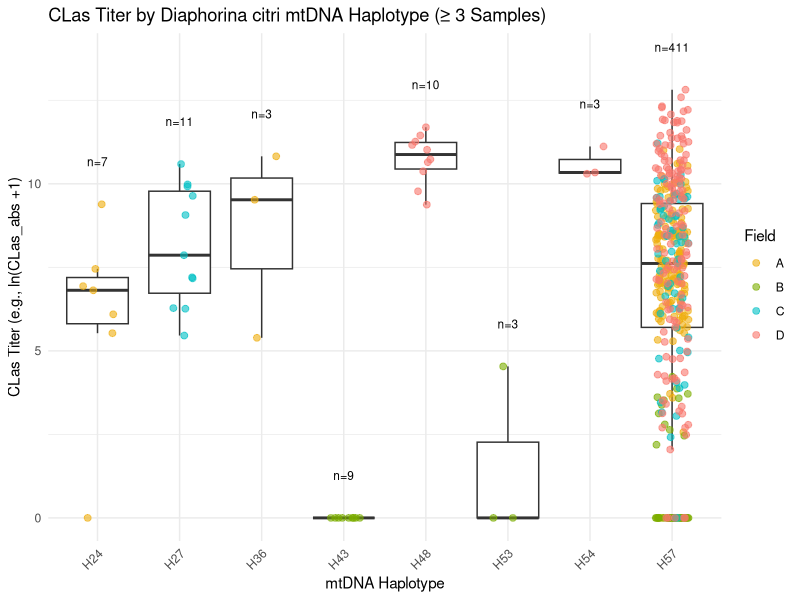
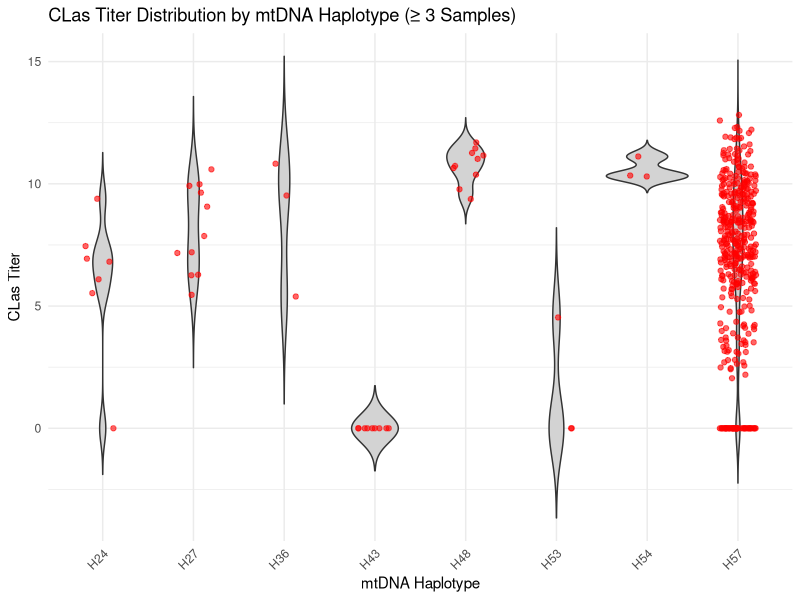
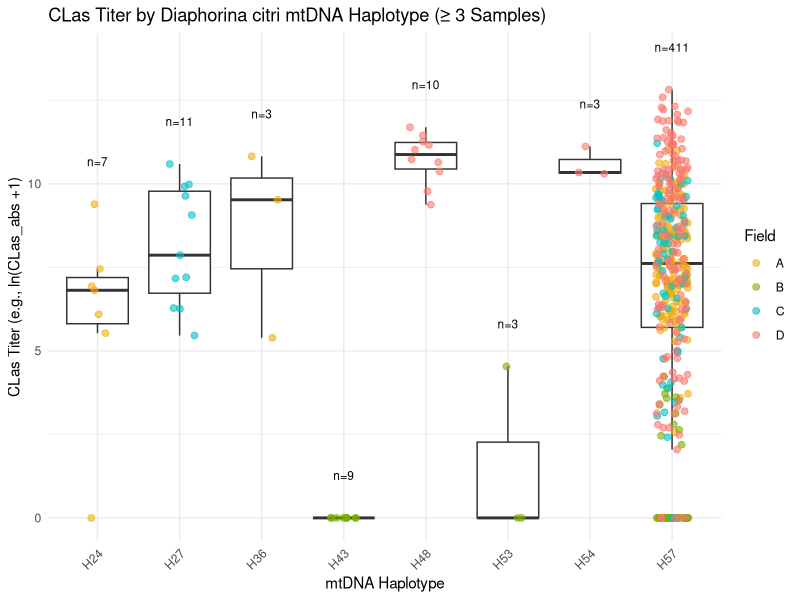

Source code (R) for these figures, in order:
setwd("C://Bioinformatics/Heck_USDA_Pathology/Dcitri_mtDNA_haplotyping/Examining_the_effect_of_kmer_size/ska2/Combined_ACP_titer_analysis")

# Load required packages
library(ggplot2)

# Example data frame (replace with your actual data)
data <- read.csv('Sample-hap-titer-info.csv', header = TRUE, sep = ",")

# Load required packages
library(ggplot2)
library(dplyr)

# Add a column to categorize samples by starting letter
data <- data %>%
  mutate(Group = case_when(
    grepl("^A", Sample) ~ "A",
    grepl("^B", Sample) ~ "B",
    grepl("^C", Sample) ~ "C",
    grepl("^D", Sample) ~ "D",
    TRUE ~ "Other"
  ))

# Filter haplotypes with 3 or more samples
haplo_counts <- table(data$Haplotype)
valid_haplos <- names(haplo_counts[haplo_counts >= 3])
filtered_data <- data %>% filter(Haplotype %in% valid_haplos)

# Calculate sample counts per haplotype for labeling
sample_counts <- filtered_data %>%
  group_by(Haplotype) %>%
  summarise(n = n(), max_titer = max(Titer)) %>%
  mutate(label_pos = max_titer + 1)  # Adjust offset as needed

# Create the jittered boxplot with colored points and sample counts
plot <- ggplot(filtered_data, aes(x = Haplotype, y = Titer)) +
  geom_boxplot(outlier.shape = NA) +
  geom_jitter(aes(color = Group), width = 0.2, alpha = 0.6, size = 2) +  # Color by Group
  geom_text(data = sample_counts, aes(x = Haplotype, y = label_pos, label = paste0("n=", n)), 
            vjust = -0.5, size = 3) +
  scale_color_manual(values = c("A" = "darkgoldenrod2", "B" = "#7CAE00", "C" = "#00BFC4", "D" = "#F8766D", "Other" = "grey")) +  # Define colors
  labs(title = "CLas Titer by Diaphorina citri mtDNA Haplotype (≥ 3 Samples)",
       x = "mtDNA Haplotype",
       y = "CLas Titer (e.g., ln(CLas_abs +1)",
       color = "Field") +
  theme_minimal() +
  theme(axis.text.x = element_text(angle = 45, hjust = 1))

# Export the plot as a high-resolution image
ggsave("jitter_boxplot_with_counts_colors_highres.png", 
       plot = plot, 
       width = 10, 
       height = 6, 
       dpi = 300, 
       units = "in", 
       bg = "white")

# Optional: View the plot in R
print(plot)

kruskal.test(Titer ~ Haplotype, data = filtered_data)
# Create violin plot with jittered points
ggplot(filtered_data, aes(x = Haplotype, y = Titer)) +
  geom_violin(trim = FALSE, fill = "lightgray") +
  geom_jitter(width = 0.2, alpha = 0.6, color = "red") +
  labs(title = "CLas Titer Distribution by mtDNA Haplotype (≥ 3 Samples)",
       x = "mtDNA Haplotype",
       y = "CLas Titer") +
  theme_minimal() +
  theme(axis.text.x = element_text(angle = 45, hjust = 1))
